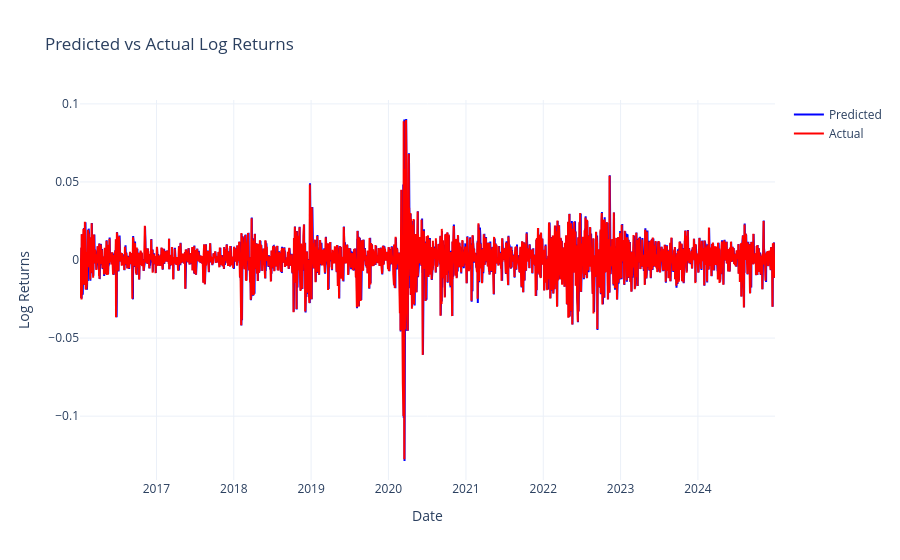

Source (notebook cell):
### Code cell
plots.actual_vs_predicted_time_series_plot(
  snp_fbm_var,
  'log_returns',
  'predicted_log_returns',
  'Log Returns'
)

### Figure 1 — Plotly figure (JSON) as saved in the notebook; plotly's stock layout.template omitted (floating-point values rounded to 4 significant figures; data arrays with more than 128 entries replaced by an {"elided": "..."} marker saying what was removed)
{"data": [{"line": {"color": "blue"}, "mode": "lines", "name": "Predicted", "type": "scatter", "x": {"elided": "2261 str values"}, "y": {"elided": "2261 float values"}}, {"line": {"color": "red"}, "mode": "lines", "name": "Actual", "type": "scatter", "x": {"elided": "2261 str values"}, "y": {"elided": "2261 float values"}}], "layout": {"title": {"text": "Predicted vs Actual Log Returns"}, "xaxis": {"title": {"text": "Date"}}, "yaxis": {"title": {"text": "Log Returns"}}}}
